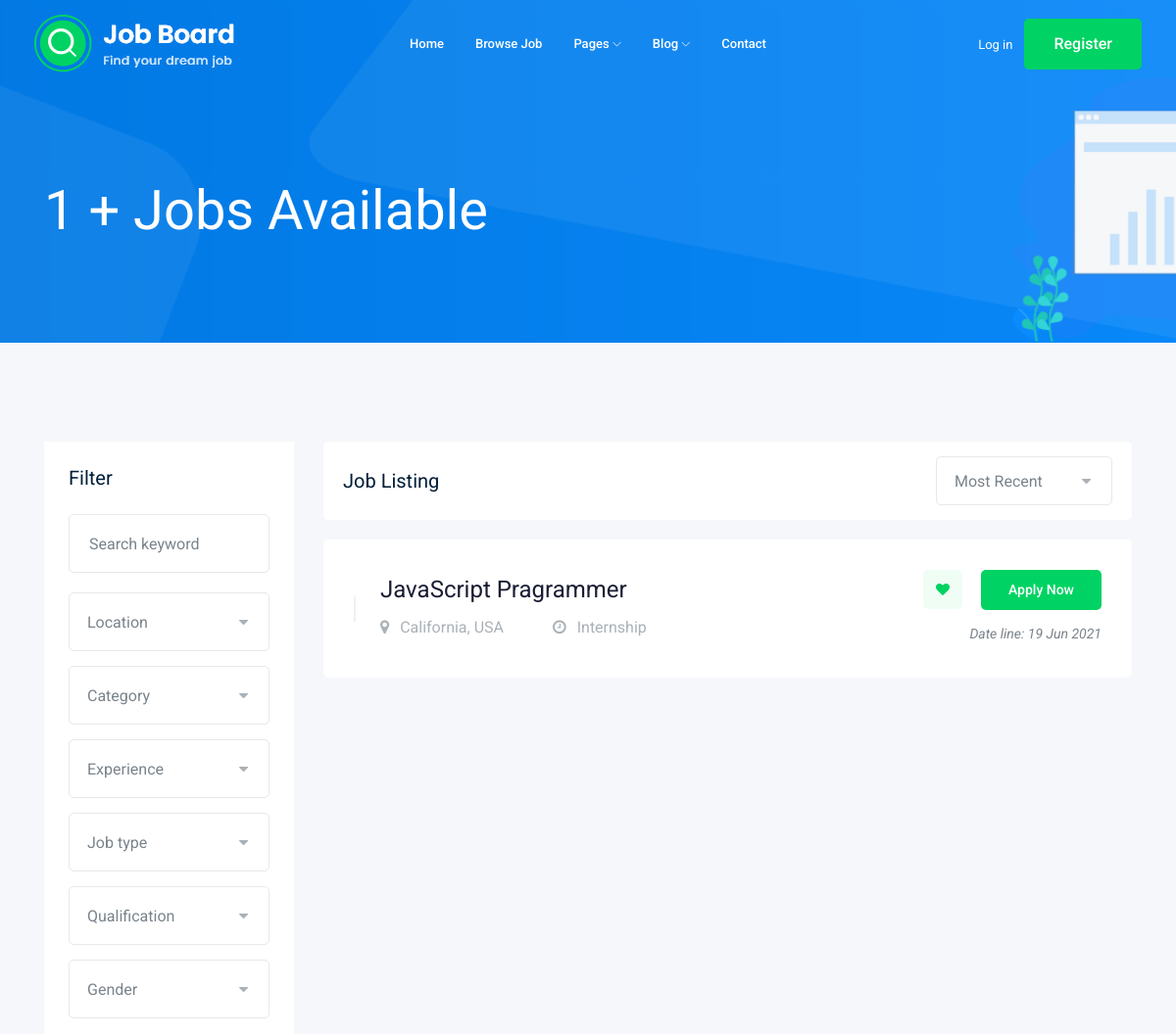
Before: /jobs/?page=2 (upper part) with the older database file.
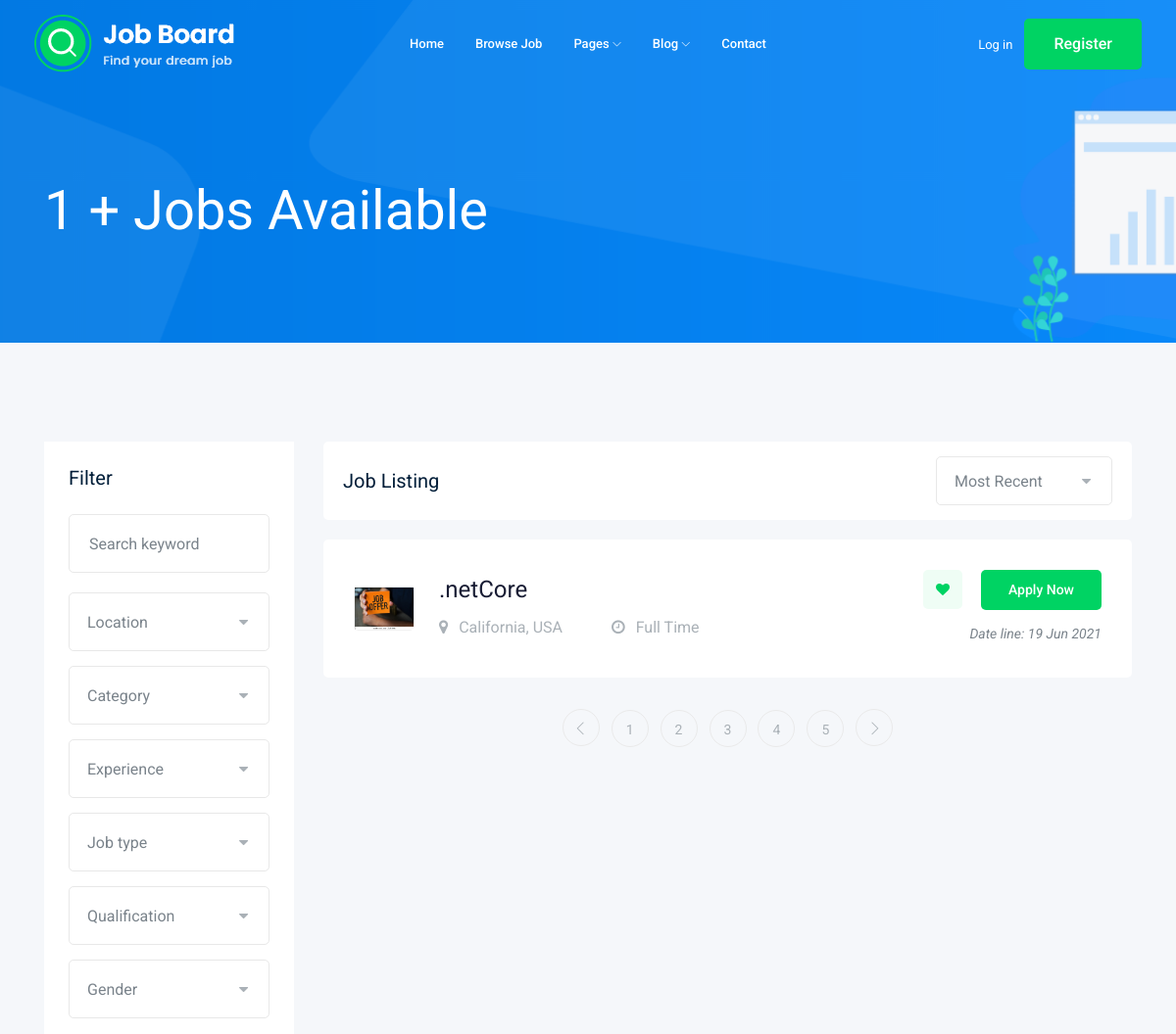
After: the same page with the newer database file.
### job/models.py (models this page shows, shortened)
class Job(models.Model):
	employer = models.ForeignKey(User,  on_delete=models.CASCADE)
	title = models.CharField(max_length=50)
	job_type = models.CharField(max_length=50,choices = jobType)
	Description = models.TextField(max_length = 1000)
	publishedAt = models.DateTimeField(auto_now=True)
	Vacancy = models.IntegerField(default=1)
	salary = models.IntegerField(default=0)
	exp = models.IntegerField(default=1)
	cat = models.ForeignKey(Category,verbose_name = "Category Name", on_delete=models.CASCADE)
	image = models.ImageField(upload_to="media/jobs/", default='media/default/job-offer-on-orange-note-260nw-752376046.jpg')
	slug = models.SlugField(blank=True,null=True)

### job/views.py (the view)
# urls.py: path('', views.jobList,name="jobList"),
def jobList(request):
	paginator = Paginator(Job.objects.all(),1)
	pNum = request.GET.get("page")
	pObjs = paginator.get_page(pNum)
	return render(request,'job/allJobs.html', {'jobs':pObjs})

### job/templates/job/allJobs.html (shortened to what the changed rows need)
{% extends 'base.html' %}
{% block body %}
    <div class="job_listing_area plus_padding">
        <div class="container">
            <div class="row">
                <div class="col-lg-9">
                    <div class="job_lists m-0">
                        <div class="row">
                        {% for job in jobs %}
                            <div class="col-lg-12 col-md-12">
                                <div class="single_jobs white-bg d-flex justify-content-between">
                                    <div class="jobs_left d-flex align-items-center">
                                        <div class="thumb">
                                            <img src="{{job.image.url}}" width="60px" alt="">
                                        </div>
                                        <div class="jobs_conetent">
                                            <a href="{% url 'jobs:jobDetail' job.slug %}"><h4>{{job.title}}</h4></a>
                                            <div class="links_locat d-flex align-items-center">
                                                <div class="location">
                                                    <p> <i class="fa fa-map-marker"></i> California, USA</p>
                                                </div>
                                                <div class="location">
                                                    <p> <i class="fa fa-clock-o"></i> {{job.job_type}}</p>
                                                </div>
                                            </div>
                                        </div>
                                    </div>
                                    <div class="jobs_right">
                                        <div class="apply_now">
                                            <a class="heart_mark" href="#"> <i class="fa fa-heart"></i> </a>
                                            <a href="{% url 'jobs:jobDetail' job.slug %}" class="boxed-btn3">Apply Now</a>
                                        </div>
                                        <div class="date">
                                            <p>Date line: {{job.publishedAt |date:'d M o'}}</p>
                                        </div>
                                    </div>
                                </div>
                            </div>
                            {% endfor %}
                        </div>
                        <div class="row">
                            <div class="col-lg-12">
                                {% if jobs.has_other_pages %}
                                    <div class="pagination_wrap">
                                        <ul>
                                            {% if jobs.has_previous %}
                                                <li><a href="?page={{jobs.previous_page_number}}"> <i class="ti-angle-left"></i> </a></li>
                                            {% endif %}
                                            {% for job in jobs.paginator.page_range %}
                                                <li><a href="?page={{job}}"><span>{{job}}</span></a></li>
                                            {% endfor %}
                                            {% if jobs.has_next %}
                                                <li><a href="?page={{jobs.next_page_number}}"> <i class="ti-angle-right"></i> </a></li>
                                            {% endif %}
                                        </ul>
                                    </div>
                                {% endif %}
                            </div>
                        </div>
                    </div>
                </div>
            </div>
        </div>
    </div>
{% endblock body %}

Changed rows visible on the page:
no longer on this page (row unchanged): Job: title "JavaScript Pragrammer", job_type "Internship", publishedAt "19 Jun 2021"
added Job: image (picture), title ".netCore", job_type "Full Time", publishedAt "19 Jun 2021"
Other visible differences:
new list line: "1"
new list line: "2"
new list line: "3"
new list line: "4"
new list line: "5"
